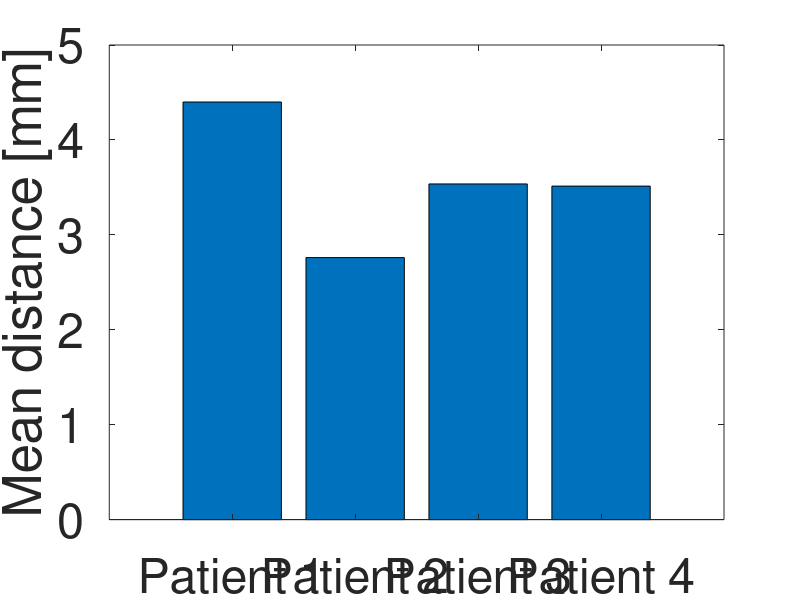

MATLAB code to generate this figure: (Note: this script raises an error after producing the figure.)
%bar plot fcn

y = [   4.3992,  2.7603,3.5362,3.5134];
figure()
bar(y)
set(gca,'Fontsize',35)
%xticks([1 2 3 4])
set(gca,'XTick',[1 2 3 4])
set(gca,'XTickLabel',{ 'Patient 1' ,'Patient 2' ,'Patient 3' ,'Patient 4' })
ylabel('Mean distance [mm]')

for i=1:4
    means(i) = mean(vertcat(distances{:,i}));
end


figure()
hold on
set(gca,'Fontsize',35)
%xticks([1 2 3 4])
bar(means)
set(gca,'XTick',[1 2 3 4])
set(gca,'XTickLabel',{ 'LV epi' ,'LV endo' ,'RV endo','septum'})
ylabel('Mean distance [mm]')